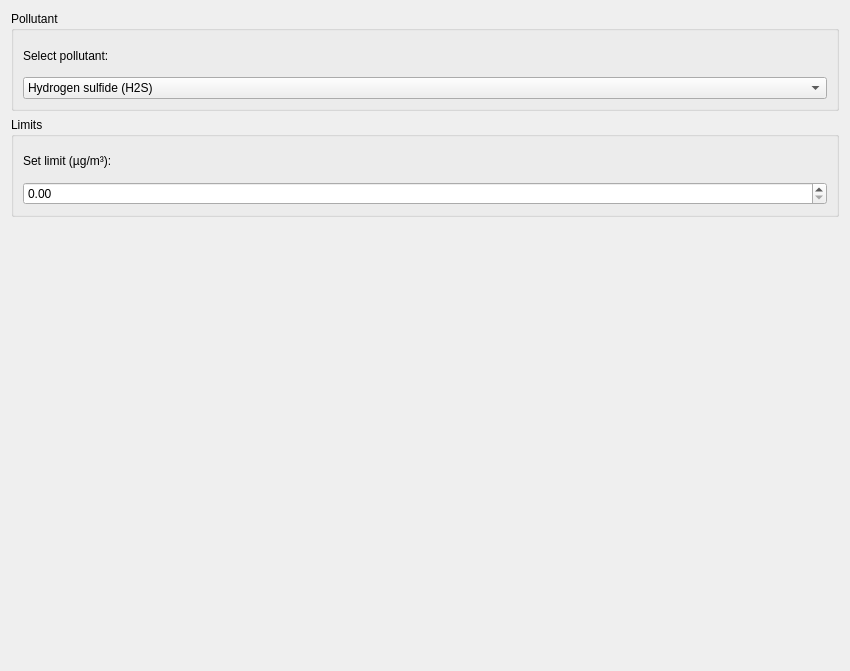
     <widget class="QWidget" name="tab">
      <attribute name="title">
       <string>Settings</string>
      </attribute>
      <layout class="QVBoxLayout" name="verticalLayout_12">
       <item>
        <widget class="QGroupBox" name="groupBox_9">
         <property name="minimumSize">
          <size>
           <width>0</width>
           <height>100</height>
          </size>
         </property>
         <property name="title">
          <string>Pollutant</string>
         </property>
         <layout class="QVBoxLayout" name="verticalLayout_13">
          <item>
           <widget class="QLabel" name="label_21">
            <property name="text">
             <string>Select pollutant:</string>
            </property>
           </widget>
          </item>
          <item>
           <widget class="QComboBox" name="combo_pollutant">
            <item>
             <property name="text">
              <string>Hydrogen sulfide (H2S)</string>
             </property>
            </item>
            <item>
             <property name="text">
              <string>Hydrogen chloride (HCl)</string>
             </property>
            </item>
            <item>
             <property name="text">
              <string>Hydrogen peroxide (H2O2)</string>
             </property>
            </item>
            <item>
             <property name="text">
              <string>Dimethyl sulfide (C2H6S)</string>
             </property>
            </item>
            <item>
             <property name="text">
              <string>Sulfur dioxide (SO2)</string>
             </property>
            </item>
            <item>
             <property name="text">
              <string>Nitric oxide (NO)</string>
             </property>
            </item>
            <item>
             <property name="text">
              <string>Nitrogen dioxide (NO2)</string>
             </property>
            </item>
            <item>
             <property name="text">
              <string>Amonia (NH3)</string>
             </property>
            </item>
            <item>
             <property name="text">
              <string>Carbon disulfide (CS2)</string>
             </property>
            </item>
            <item>
             <property name="text">
              <string>Formaldehyde (CH2O)</string>
             </property>
            </item>
            <item>
             <property name="text">
              <string>Nitrous oxide (N2O)</string>
             </property>
            </item>
            <item>
             <property name="text">
              <string>Carbon monoxide (CO)</string>
             </property>
            </item>
            <item>
             <property name="text">
              <string>Carbon dioxide (CO2)</string>
             </property>
            </item>
            <item>
             <property name="text">
              <string>Metane (CH4)</string>
             </property>
            </item>
            <item>
             <property name="text">
              <string>Higher hydrocarbons</string>
             </property>
            </item>
            <item>
             <property name="text">
              <string>Methyl chloride (CH3Cl)</string>
             </property>
            </item>
            <item>
             <property name="text">
              <string>Carbonyl sulphide (COS)</string>
             </property>
            </item>
            <item>
             <property name="text">
              <string>Dust (PM10)</string>
             </property>
            </item>
           </widget>
          </item>
         </layout>
        </widget>
       </item>
       <item>
        <widget class="QGroupBox" name="groupBox_10">
         <property name="minimumSize">
          <size>
           <width>0</width>
           <height>100</height>
          </size>
         </property>
         <property name="title">
          <string>Limits</string>
         </property>
         <layout class="QVBoxLayout" name="verticalLayout_14">
          <item>
           <widget class="QLabel" name="label_22">
            <property name="text">
             <string>Set limit (µg/m³):</string>
            </property>
           </widget>
          </item>
          <item>
           <widget class="QDoubleSpinBox" name="spin_limit">
            <property name="maximum">
             <double>99999999.989999994635582</double>
            </property>
           </widget>
          </item>
         </layout>
        </widget>
       </item>
       <item>
        <spacer name="verticalSpacer_7">
         <property name="orientation">
          <enum>Qt::Vertical</enum>
         </property>
         <property name="sizeType">
          <enum>QSizePolicy::Expanding</enum>
         </property>
         <property name="sizeHint" stdset="0">
          <size>
           <width>828</width>
           <height>443</height>
          </size>
         </property>
        </spacer>
       </item>
      </layout>
     </widget>
